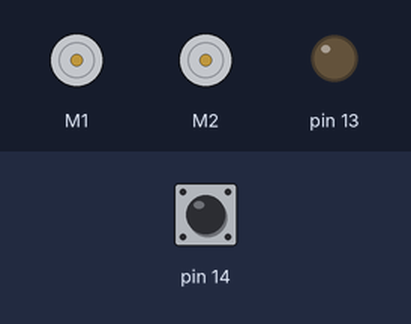
Bench run of a sketch on a simulated Arduino Leonardo, built with avr-gcc and run on an emulated ATmega32U4. Parts: 2 × DC motor (green arrow = forward, orange = backward, longer = faster), output pins drawn as LEDs (lit = HIGH). The test bench sets the inputs (shaded band); at power-on: pin 14 HIGH.

Above: at 0.8 s.
0.9 s: pin 14 pulled LOW for 0.15 s
At 2.5 s:
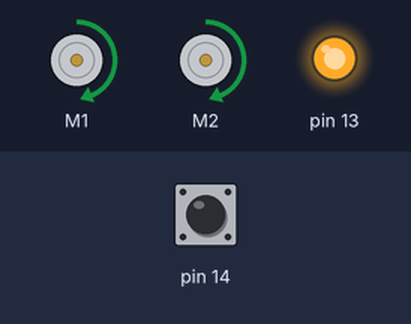
At 9.9 s:
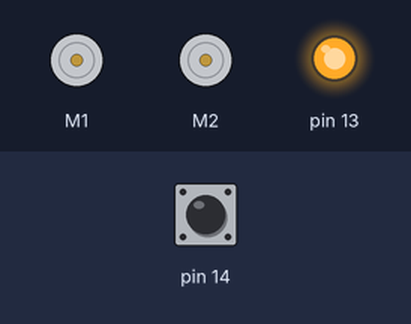
Timing chart, 0 to 65.5 s (numbered marks = the images above; inputs shaded):
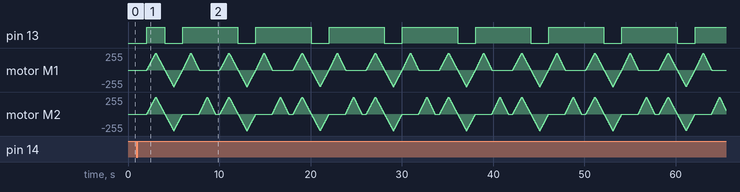

The sketch:

Motor_Test_-_Direction.ino
```cpp
// This example drives each motor on the Romi forward, then
// backward.  The yellow user LED is on when a motor should be
// running forward and off when a motor should be running
// backward.

#include <Romi32U4.h>

Romi32U4Motors motors;
Romi32U4ButtonA buttonA;

void setup()
{
  // Wait for the user to press button A.
  buttonA.waitForButton();

  // Delay so that the robot does not move away while the user is
  // still touching it.
  delay(1000);
}

void loop()
{
  // Run both motors forward.
  ledYellow(1);
  for (int speed = 0; speed <= 400; speed++)
  {
    motors.setLeftSpeed(speed);
    motors.setRightSpeed(speed);
    delay(2);
  }
  for (int speed = 400; speed >= 0; speed--)
  {
    motors.setLeftSpeed(speed);
    motors.setRightSpeed(speed);
    delay(2);
  }

  // Run both motors backward.
  ledYellow(0);
  for (int speed = 0; speed >= -400; speed--)
  {
    motors.setLeftSpeed(speed);
    motors.setRightSpeed(speed);
    delay(2);
  }
  for (int speed = -400; speed <= 0; speed++)
  {
    motors.setLeftSpeed(speed);
    motors.setRightSpeed(speed);
    delay(2);
  }

  // Run left motor forward.
  ledYellow(1);
  for (int speed = 0; speed <= 400; speed++)
  {
    motors.setLeftSpeed(speed);
    delay(2);
  }
  for (int speed = 400; speed >= 0; speed--)
  {
    motors.setLeftSpeed(speed);
    delay(2);
  }

  // Run right motor forward.
  ledYellow(1);
  for (int speed = 0; speed <= 400; speed++)
  {
    motors.setRightSpeed(speed);
    delay(2);
  }
  for (int speed = 400; speed >= 0; speed--)
  {
    motors.setRightSpeed(speed);
    delay(2);
  }


  delay(500);
}
```

Measured:
- after the input at 0.9 s, pin 13: LOW → HIGH after 1.2 s, then repeats every 8.0 s: LOW 2.0 s, HIGH 6.0 s
